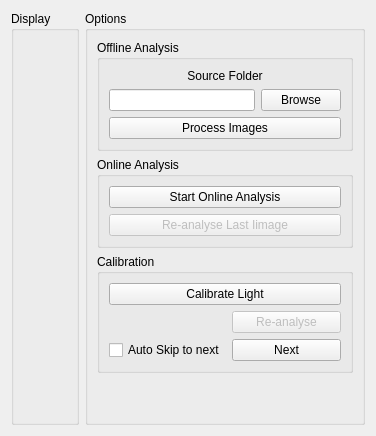
      <widget class="QWidget" name="tab_5">
       <attribute name="title">
        <string>Encapsulation Measurement</string>
       </attribute>
       <layout class="QGridLayout" name="gridLayout_20">
        <item row="0" column="0">
         <layout class="QGridLayout" name="gridLayout_19">
          <property name="sizeConstraint">
           <enum>QLayout::SetMaximumSize</enum>
          </property>
          <item row="0" column="0">
           <widget class="QGroupBox" name="groupBox_11">
            <property name="sizePolicy">
             <sizepolicy hsizetype="Expanding" vsizetype="Expanding">
              <horstretch>0</horstretch>
              <verstretch>0</verstretch>
             </sizepolicy>
            </property>
            <property name="minimumSize">
             <size>
              <width>0</width>
              <height>0</height>
             </size>
            </property>
            <property name="title">
             <string>Display</string>
            </property>
            <layout class="QVBoxLayout" name="verticalLayout_14">
             <item>
              <widget class="QOpenCVWidget" name="encapsulationDisplay" native="true"/>
             </item>
            </layout>
           </widget>
          </item>
          <item row="0" column="1">
           <widget class="QGroupBox" name="groupBox_12">
            <property name="sizePolicy">
             <sizepolicy hsizetype="Fixed" vsizetype="Expanding">
              <horstretch>0</horstretch>
              <verstretch>0</verstretch>
             </sizepolicy>
            </property>
            <property name="minimumSize">
             <size>
              <width>280</width>
              <height>0</height>
             </size>
            </property>
            <property name="maximumSize">
             <size>
              <width>280</width>
              <height>16777215</height>
             </size>
            </property>
            <property name="title">
             <string>Options</string>
            </property>
            <layout class="QVBoxLayout" name="verticalLayout_16">
             <item>
              <layout class="QVBoxLayout" name="verticalLayout_15">
               <item>
                <widget class="QGroupBox" name="groupBox_13">
                 <property name="title">
                  <string>Offline Analysis</string>
                 </property>
                 <layout class="QGridLayout" name="gridLayout_21">
                  <item row="0" column="0">
                   <layout class="QGridLayout" name="gridLayout_32">
                    <item row="0" column="0" colspan="2">
                     <widget class="QLabel" name="label_4">
                      <property name="text">
                       <string>Source Folder</string>
                      </property>
                      <property name="alignment">
                       <set>Qt::AlignCenter</set>
                      </property>
                     </widget>
                    </item>
                    <item row="2" column="0">
                     <widget class="QLineEdit" name="encapsulationImagesSource"/>
                    </item>
                    <item row="2" column="1">
                     <widget class="QPushButton" name="selectEncapsulationImagesSource">
                      <property name="text">
                       <string>Browse</string>
                      </property>
                     </widget>
                    </item>
                    <item row="3" column="0" colspan="2">
                     <widget class="QPushButton" name="processEncapsulationImages">
                      <property name="text">
                       <string>Process Images</string>
                      </property>
                     </widget>
                    </item>
                   </layout>
                  </item>
                 </layout>
                </widget>
               </item>
               <item>
                <widget class="QGroupBox" name="groupBox_14">
                 <property name="title">
                  <string>Online Analysis</string>
                 </property>
                 <layout class="QVBoxLayout" name="verticalLayout_19">
                  <item>
                   <layout class="QVBoxLayout" name="verticalLayout_18">
                    <item>
                     <widget class="QPushButton" name="encapOnlineAnalysis">
                      <property name="text">
                       <string>Start Online Analysis</string>
                      </property>
                     </widget>
                    </item>
                    <item>
                     <widget class="QPushButton" name="reAnalyseOnline">
                      <property name="enabled">
                       <bool>false</bool>
                      </property>
                      <property name="text">
                       <string>Re-analyse Last Iimage</string>
                      </property>
                     </widget>
                    </item>
                   </layout>
                  </item>
                 </layout>
                </widget>
               </item>
               <item>
                <widget class="QGroupBox" name="groupBox_20">
                 <property name="title">
                  <string>Calibration</string>
                 </property>
                 <layout class="QVBoxLayout" name="verticalLayout_25">
                  <item>
                   <layout class="QGridLayout" name="gridLayout_31">
                    <item row="1" column="0">
                     <widget class="QLabel" name="calibStepLabel">
                      <property name="text">
                       <string/>
                      </property>
                      <property name="alignment">
                       <set>Qt::AlignCenter</set>
                      </property>
                     </widget>
                    </item>
                    <item row="1" column="1">
                     <widget class="QPushButton" name="reAnalyse">
                      <property name="enabled">
                       <bool>false</bool>
                      </property>
                      <property name="text">
                       <string>Re-analyse</string>
                      </property>
                     </widget>
                    </item>
                    <item row="0" column="0" colspan="2">
                     <widget class="QPushButton" name="calibrateLightIntensity">
                      <property name="text">
                       <string>Calibrate Light</string>
                      </property>
                      <property name="checkable">
                       <bool>true</bool>
                      </property>
                     </widget>
                    </item>
                    <item row="2" column="0">
                     <widget class="QCheckBox" name="autoSkip2Next">
                      <property name="text">
                       <string>Auto Skip to next</string>
                      </property>
                     </widget>
                    </item>
                    <item row="2" column="1">
                     <widget class="QPushButton" name="nextStep">
                      <property name="text">
                       <string>Next</string>
                      </property>
                     </widget>
                    </item>
                   </layout>
                  </item>
                 </layout>
                </widget>
               </item>
               <item>
                <spacer name="verticalSpacer_5">
                 <property name="orientation">
                  <enum>Qt::Vertical</enum>
                 </property>
                 <property name="sizeHint" stdset="0">
                  <size>
                   <width>20</width>
                   <height>40</height>
                  </size>
                 </property>
                </spacer>
               </item>
              </layout>
             </item>
            </layout>
           </widget>
          </item>
         </layout>
        </item>
       </layout>
      </widget>
